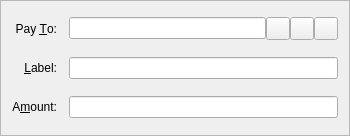
<?xml version="1.0" encoding="UTF-8"?>
<ui version="4.0">
 <class>SendCoinsEntry</class>
 <widget class="QFrame" name="SendCoinsEntry">
  <property name="geometry">
   <rect>
    <x>0</x>
    <y>0</y>
    <width>350</width>
    <height>136</height>
   </rect>
  </property>
  <property name="windowTitle">
   <string>Form</string>
  </property>
  <property name="frameShape">
   <enum>QFrame::StyledPanel</enum>
  </property>
  <property name="frameShadow">
   <enum>QFrame::Sunken</enum>
  </property>
  <layout class="QGridLayout" name="gridLayout">
   <property name="spacing">
    <number>12</number>
   </property>
   <item row="5" column="0">
    <widget class="QLabel" name="label">
     <property name="text">
      <string>A&amp;mount:</string>
     </property>
     <property name="alignment">
      <set>Qt::AlignRight|Qt::AlignTrailing|Qt::AlignVCenter</set>
     </property>
     <property name="buddy">
      <cstring>payAmount</cstring>
     </property>
    </widget>
   </item>
   <item row="3" column="0">
    <widget class="QLabel" name="label_2">
     <property name="text">
      <string>Pay &amp;To:</string>
     </property>
     <property name="alignment">
      <set>Qt::AlignRight|Qt::AlignTrailing|Qt::AlignVCenter</set>
     </property>
     <property name="buddy">
      <cstring>payTo</cstring>
     </property>
    </widget>
   </item>
   <item row="5" column="1">
    <widget class="BitcoinAmountField" name="payAmount"/>
   </item>
   <item row="4" column="0">
    <widget class="QLabel" name="label_4">
     <property name="text">
      <string>&amp;Label:</string>
     </property>
     <property name="alignment">
      <set>Qt::AlignRight|Qt::AlignTrailing|Qt::AlignVCenter</set>
     </property>
     <property name="buddy">
      <cstring>addAsLabel</cstring>
     </property>
    </widget>
   </item>
   <item row="3" column="1">
    <layout class="QHBoxLayout" name="payToLayout">
     <property name="spacing">
      <number>0</number>
     </property>
     <item>
      <widget class="QValidatedLineEdit" name="payTo">
       <property name="toolTip">
        <string>The address to send the payment to (e.g. C8gZqgY4r2RoEdqYk3QsAqFckyf9pRHN6i)</string>
       </property>
       <property name="maxLength">
        <number>80</number>
       </property>
      </widget>
     </item>
     <item>
      <widget class="QToolButton" name="addressBookButton">
       <property name="toolTip">
        <string>Choose address from address book</string>
       </property>
       <property name="text">
        <string/>
       </property>
       <property name="icon">
        <iconset resource="../bitcoin.qrc">
         <normaloff>:/icons/addressbook_inv</normaloff>:/icons/addressbook_inv</iconset>
       </property>
       <property name="shortcut">
        <string>Alt+A</string>
       </property>
      </widget>
     </item>
     <item>
      <widget class="QToolButton" name="pasteButton">
       <property name="toolTip">
        <string>Paste address from clipboard</string>
       </property>
       <property name="text">
        <string/>
       </property>
       <property name="icon">
        <iconset resource="../bitcoin.qrc">
         <normaloff>:/icons/editpaste</normaloff>:/icons/editpaste</iconset>
       </property>
       <property name="shortcut">
        <string>Alt+P</string>
       </property>
      </widget>
     </item>
     <item>
      <widget class="QToolButton" name="deleteButton">
       <property name="toolTip">
        <string>Remove this recipient</string>
       </property>
       <property name="text">
        <string/>
       </property>
       <property name="icon">
        <iconset resource="../bitcoin.qrc">
         <normaloff>:/icons/remove_box</normaloff>:/icons/remove_box</iconset>
       </property>
      </widget>
     </item>
    </layout>
   </item>
   <item row="4" column="1">
    <widget class="QValidatedLineEdit" name="addAsLabel">
     <property name="toolTip">
      <string>Enter a label for this address to add it to your address book</string>
     </property>
    </widget>
   </item>
  </layout>
 </widget>
 <customwidgets>
  <customwidget>
   <class>QValidatedLineEdit</class>
   <extends>QLineEdit</extends>
   <header>qvalidatedlineedit.h</header>
  </customwidget>
  <customwidget>
   <class>BitcoinAmountField</class>
   <extends>QLineEdit</extends>
   <header>bitcoinamountfield.h</header>
   <container>1</container>
  </customwidget>
 </customwidgets>
 <resources>
  <include location="../bitcoin.qrc"/>
 </resources>
 <connections/>
</ui>
